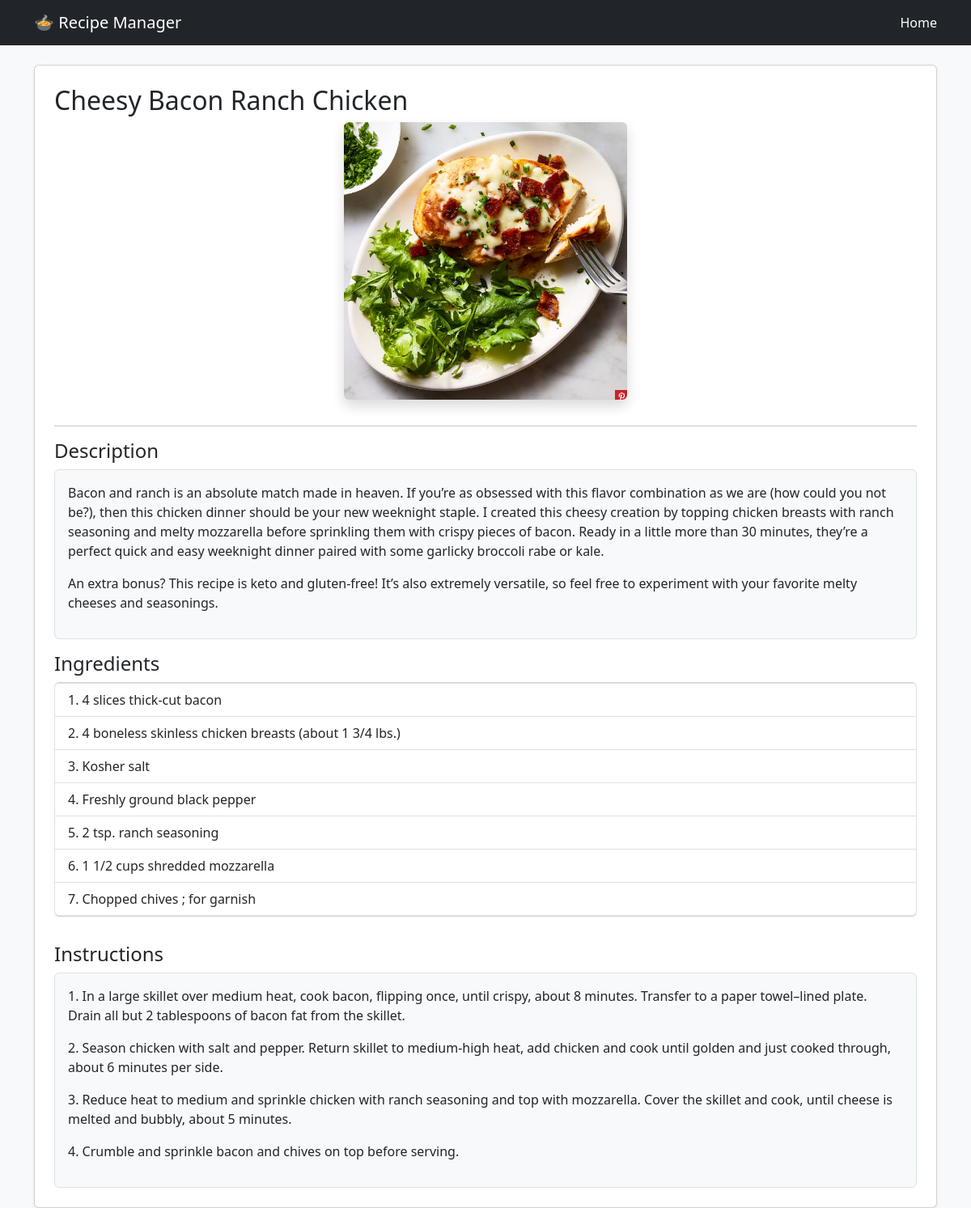
/recipe/4/, run on the app's committed database.
### recipes/models.py (models this page shows, shortened)
class Recipe(models.Model):
    title = models.CharField(max_length=200)
    description = models.TextField()
    ingredients = models.TextField()
    instructions = models.TextField()
    image = models.ImageField(upload_to='recipes/')
    category = models.ForeignKey(Category, on_delete=models.CASCADE)
    creator = models.ForeignKey(User, on_delete=models.CASCADE)
    created_at = models.DateTimeField(auto_now_add=True)

### recipes/views.py (the view)
# urls.py: path('recipe/<int:id>/', views.recipe_detail, name='recipe_detail'),
def recipe_detail(request, id):
    recipe = get_object_or_404(Recipe, id=id)
    raw = recipe.ingredients
    items = raw.split(",")
    ingredients_list = [
        re.sub(r"^\d+\.\s*", "", item).strip()
        for item in items
        if item.strip()
    ]
    return render(request, "recipes/detail.html", {
        "recipe": recipe,
        "ingredients_list": ingredients_list
    })

### recipes/templates/recipes/detail.html
{% extends "base.html" %}
{% block content %}
<div class="card p-4 shadow-sm">
    <h2>{{ recipe.title }}</h2>
    {% if recipe.image %}
    <div class="text-center mb-3">
    <img src="{{ recipe.image.url }}"
         class="img-fluid rounded shadow"
         alt="{{ recipe.title }}"
         style="max-width: 350px;">
    </div>
    {% endif %}
    <hr>
    <h4>Description</h4>
    <div class="p-3 border rounded bg-light">
    {{ recipe.description|linebreaks }}
    </div>
    <h4 class="mt-3">Ingredients</h4>
    <ul class="list-group mb-3">
        {% for item in ingredients_list %}
            <li class="list-group-item">{{ item }}</li>
        {% endfor %}
    </ul>
    <h4 class="mt-3">Instructions</h4>
    <div class="p-3 border rounded bg-light">
    {{ recipe.instructions|linebreaks }}
    </div>
</div>
{% endblock %}

### recipes/templates/base.html (style rules this page uses)
body { background-color: #f8f9fa; }

### data on the page
Recipe: title "Cheesy Bacon Ranch Chicken", image (picture), description "Bacon and ranch is an absolute match made in heaven. If you’re as obsessed with this flavor combination as we are (how could you not be?), then this chicken dinner should be your new weeknight staple. I created this cheesy creation by topping chicken breasts with ranch seasoning and melty mozzarella before sprinkling them with crispy pieces of bacon. Ready in a little more than 30 minutes, they’re a perfect quick and easy weeknight dinner paired with some garlicky broccoli rabe or kale. An extra bonus? This recipe is keto and gluten-free! It’s also extremely versatile, so feel free to experiment with your favorite melty cheeses and seasonings.", instructions "1. In a large skillet over medium heat, cook bacon, flipping once, until crispy, about 8 minutes. Transfer to a paper towel–lined plate. Drain all but 2 tablespoons of bacon fat from the skillet. 2. Season chicken with salt and pepper. Return skillet to medium-high heat, add chicken and cook until golden and just cooked through, about 6 minutes per side. 3. Reduce heat to medium and sprinkle chicken with ranch seasoning and top with mozzarella. Cover the skillet and cook, until cheese is melted and bubbly, about 5 minutes. 4. Crumble and sprinkle bacon and chives on top before serving."

### other printed values
{{ item }} "1. 4 slices thick-cut bacon" "2. 4 boneless skinless chicken breasts (about 1 3/4 lbs.)" "3. Kosher salt" "4. Freshly ground black pepper" "5. 2 tsp. ranch seasoning" "6. 1 1/2 cups shredded mozzarella" "7. Chopped chives ; for garnish"
